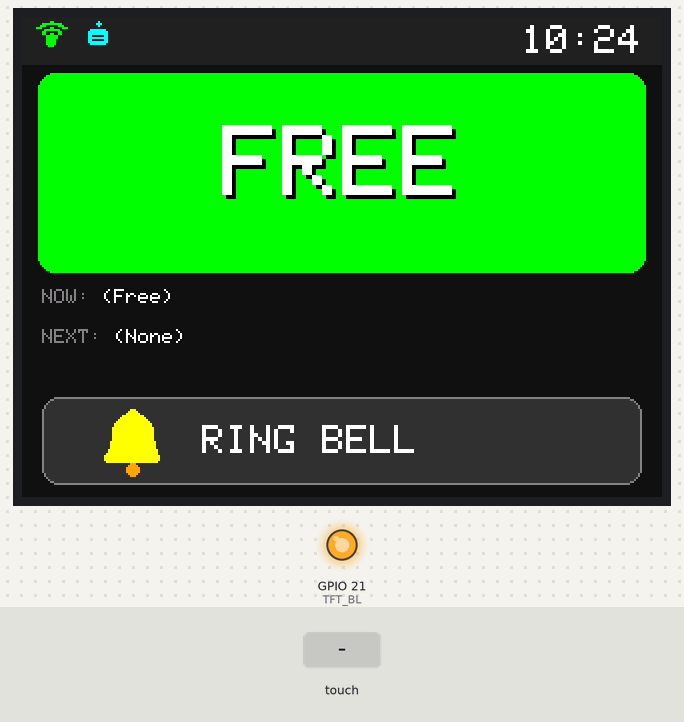
This sketch was run on a simulated ESP32. Shown: 320×240 colour display, output pins drawn as LEDs (lit = HIGH). Dashed ring = blinking. The inputs (shaded band) are chosen by the test bench. WiFi joins after 1.5 s; servers stay silent unless stated; the local clock reads 2024-03-15 10:24:30 at power-on unless the sketch sets it; EEPROM starts erased; no MQTT or app messages arrive unless stated; what the sketch prints to the serial monitor is not drawn.

Above: at 4.0 s.
4.1 s: touch panel pressed at 13 % / 90 % of its raw x / y range
At 5.97 s:
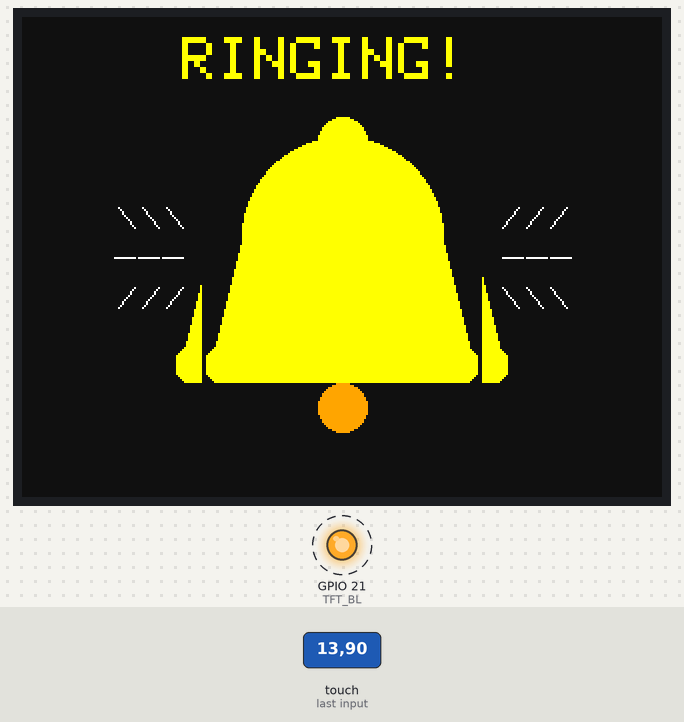
6.2 s: touch panel pressed at 38 % / 90 % of its raw x / y range
At 6.5 s:
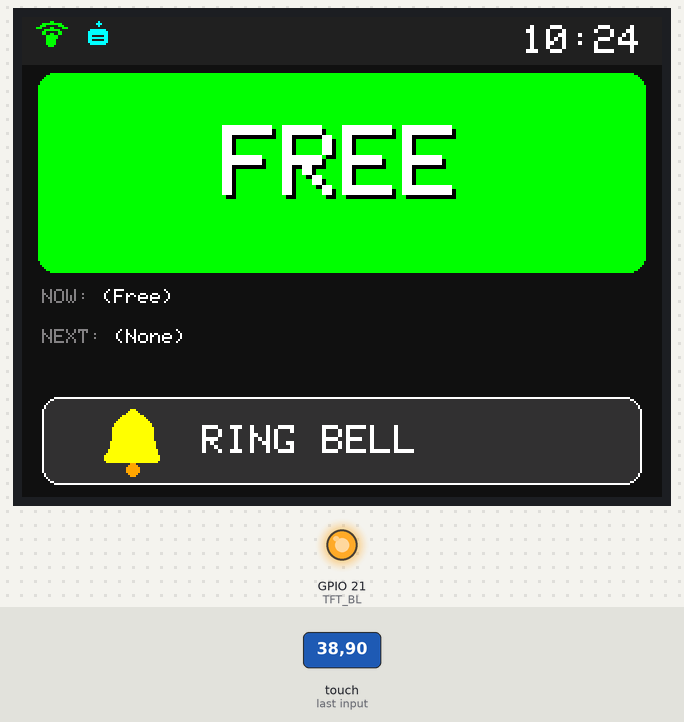
8.3 s: touch panel pressed at 62 % / 90 % of its raw x / y range
At 8.96 s:
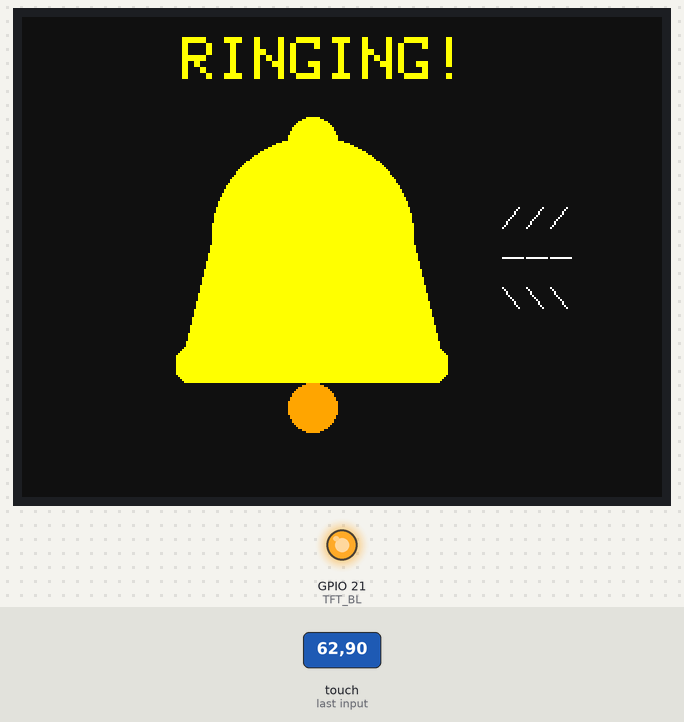
10.8 s: touch panel pressed at 87 % / 90 % of its raw x / y range
At 12.95 s:
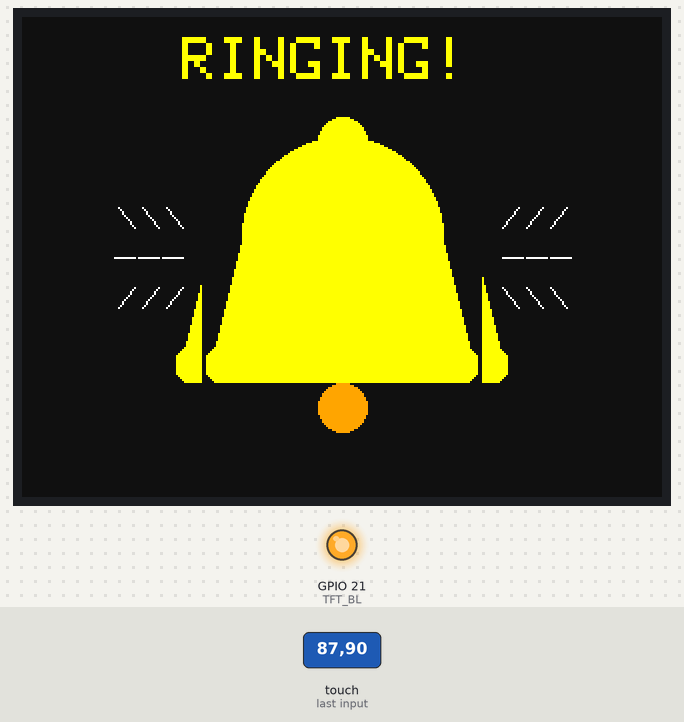
Timing chart, 0 to 14.1 s (numbered marks = the images above; inputs shaded):
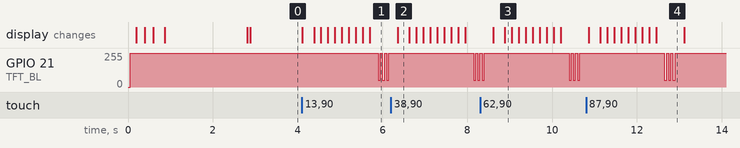

The sketch:

OfficeSign_Final.ino
```cpp
/*
  Office Door Sign v2.1 — ESP32 CYD
  ==================================
  Enhanced UI with:
  - Large FREE/BUSY status (4-year-old friendly!)
  - Dark theme with bright status colors
  - Custom icons (WiFi, MQTT, Bell)
  - Animated bell icon when ringing
  - Status bar with WiFi/MQTT indicators + clock
  - Settings screen via swipe-down gesture
  - Brightness control

  Hardware:
  - TFT (ILI9341) on HSPI: SCLK=14, MISO=12, MOSI=13, CS=15, DC=2, BL=21
  - Touch (XPT2046) on VSPI: SCLK=25, MISO=39, MOSI=32, CS=27
*/

#include <WiFi.h>
#include <PubSubClient.h>
#include <ArduinoJson.h>
#include <SPI.h>
#include <Adafruit_GFX.h>
#include <Adafruit_ILI9341.h>
#include <XPT2046_Touchscreen.h>
#include <Preferences.h>
#include <time.h>

// Real credentials live in secrets.h, which is gitignored.
// Copy secrets.example.h to secrets.h and fill it in before building.
#include "secrets.h"

// ----------- Pins (TFT on HSPI) -----------
#define TFT_CS     15
#define TFT_DC      2
#define TFT_RST    -1
#define TFT_BL     21
#define HSPI_SCLK  14
#define HSPI_MISO  12
#define HSPI_MOSI  13

// ----------- Pins (Touch on VSPI) --------
#define T_CS       27
#define T_SCLK     25
#define T_MISO     39
#define T_MOSI     32

// ----------- Wi-Fi + MQTT ----------------
// WIFI_SSID, WIFI_PASS and MQTT_HOST come from secrets.h (see above).
const uint16_t MQTT_PORT = 1883;
const char* SUB_TOPIC = "office/sign/state";
const char* PUB_RING  = "office/sign/ring";

// NTP
const char* NTP_SERVER = "pool.ntp.org";
const long GMT_OFFSET = 0;
const int DST_OFFSET = 3600;

// ----------- Colors (RGB565) -------------
#define COLOR_BG        0x1082  // Dark gray
#define COLOR_BAR       0x2104  // Status bar gray
#define COLOR_GREEN     0x07E0  // Bright green
#define COLOR_RED       0xF800  // Bright red
#define COLOR_CYAN      0x07FF  // Cyan for MQTT
#define COLOR_WHITE     0xFFFF
#define COLOR_GRAY      0x8410
#define COLOR_BTN       0x3186  // Button gray
#define COLOR_YELLOW    0xFFE0  // Yellow for bell
#define COLOR_ORANGE    0xFD20  // Orange for bell accent

// ----------- Layout ----------------------
#define STATUS_BAR_H  24
#define STATUS_Y      28
#define STATUS_H      100
#define BTN_X         10
#define BTN_Y         190
#define BTN_W         300
#define BTN_H         44

// ----------- Globals ---------------------
Adafruit_ILI9341 tft(TFT_CS, TFT_DC, TFT_RST);
SPIClass touchSPI(VSPI);
XPT2046_Touchscreen touch(T_CS);

WiFiClient wifiClient;
PubSubClient mqtt(wifiClient);
Preferences prefs;

// Touch calibration
int16_t rx_min = 180, rx_max = 3700, ry_min = 250, ry_max = 3800;

// State
bool isBusy = false;
String nowTitle = "";
String nowEnd = "";
String nextTitle = "";
String nextStart = "";
bool wifiConnected = false;
bool mqttConnected = false;

// Touch tracking for swipe
bool touchActive = false;
int16_t touchStartX, touchStartY;
int16_t touchLastX, touchLastY;
uint32_t touchStartTime;

// Settings
bool inSettings = false;
uint8_t brightness = 255;
uint32_t lastClockUpdate = 0;

// ----------- Helpers ---------------------
bool inButton(int x, int y) {
  return x >= BTN_X && x < BTN_X + BTN_W && y >= BTN_Y && y < BTN_Y + BTN_H;
}

String getTimeStr() {
  struct tm t;
  if (!getLocalTime(&t, 100)) return "--:--";
  char buf[6];
  strftime(buf, 6, "%H:%M", &t);
  return String(buf);
}

void flashBacklight() {
  for (int i = 0; i < 3; i++) {
    ledcWrite(TFT_BL, 50);
    delay(50);
    ledcWrite(TFT_BL, brightness);
    delay(50);
  }
}

// ----------- Icon Drawing ----------------
// Draw WiFi icon (3 arcs)
void drawWifiIcon(int x, int y, uint16_t color) {
  // Base dot
  tft.fillCircle(x, y + 10, 2, color);
  // Arcs (drawn as partial circles using lines)
  for (int r = 4; r <= 10; r += 3) {
    for (int a = -45; a <= 45; a += 5) {
      float rad = a * 3.14159 / 180.0;
      int px = x + (int)(sin(rad) * r);
      int py = y + 10 - (int)(cos(rad) * r);
      tft.drawPixel(px, py, color);
      tft.drawPixel(px + 1, py, color);
    }
  }
}

// Draw cloud/server icon for MQTT
void drawMqttIcon(int x, int y, uint16_t color) {
  // Simple server/box with signal
  tft.fillRoundRect(x - 5, y + 4, 10, 8, 2, color);
  tft.drawLine(x - 3, y + 7, x + 2, y + 7, COLOR_BAR);
  tft.drawLine(x - 3, y + 9, x + 2, y + 9, COLOR_BAR);
  // Signal dot above
  tft.fillCircle(x, y + 1, 1, color);
}

// Draw bell icon at position with optional tilt for animation
void drawBell(int cx, int cy, uint16_t color, int tilt = 0) {
  // Bell body (using triangles and circles for shape)
  // tilt: -1 = left, 0 = center, 1 = right
  int offsetX = tilt * 3;

  // Clear previous bell area
  tft.fillRect(cx - 14, cy - 16, 28, 34, COLOR_BTN);

  // Bell dome (top part) - filled circle
  tft.fillCircle(cx + offsetX, cy - 4, 10, color);

  // Bell body (bottom trapezoid shape)
  tft.fillTriangle(
    cx + offsetX - 10, cy - 4,
    cx + offsetX + 10, cy - 4,
    cx + offsetX - 13, cy + 8,
    color
  );
  tft.fillTriangle(
    cx + offsetX + 10, cy - 4,
    cx + offsetX - 13, cy + 8,
    cx + offsetX + 13, cy + 8,
    color
  );

  // Bell rim (bottom)
  tft.fillRoundRect(cx + offsetX - 14, cy + 6, 28, 5, 2, color);

  // Clapper (little ball at bottom)
  tft.fillCircle(cx + offsetX, cy + 14, 3, COLOR_ORANGE);

  // Handle at top
  tft.fillCircle(cx + offsetX, cy - 13, 3, color);
  tft.fillRect(cx + offsetX - 1, cy - 14, 2, 3, color);
}

// Draw a LARGE bell for the ring animation (fills most of screen)
void drawBigBell(int cx, int cy, int tilt, uint16_t bgColor) {
  int offsetX = tilt * 15;  // Bigger swing for big bell

  // Clear area
  tft.fillRect(cx - 70, cy - 80, 140, 170, bgColor);

  // Bell dome (top part) - large filled circle
  tft.fillCircle(cx + offsetX, cy - 20, 50, COLOR_YELLOW);

  // Bell body (bottom trapezoid shape)
  tft.fillTriangle(
    cx + offsetX - 50, cy - 20,
    cx + offsetX + 50, cy - 20,
    cx + offsetX - 65, cy + 40,
    COLOR_YELLOW
  );
  tft.fillTriangle(
    cx + offsetX + 50, cy - 20,
    cx + offsetX - 65, cy + 40,
    cx + offsetX + 65, cy + 40,
    COLOR_YELLOW
  );

  // Bell rim (bottom)
  tft.fillRoundRect(cx + offsetX - 68, cy + 35, 136, 18, 6, COLOR_YELLOW);

  // Clapper (ball at bottom)
  tft.fillCircle(cx + offsetX, cy + 65, 12, COLOR_ORANGE);

  // Handle at top
  tft.fillCircle(cx + offsetX, cy - 68, 12, COLOR_YELLOW);
  tft.fillRect(cx + offsetX - 4, cy - 72, 8, 10, COLOR_YELLOW);

  // Sound waves on alternating sides
  uint16_t waveColor = COLOR_WHITE;
  if (tilt < 0) {
    // Waves on right side
    for (int i = 0; i < 3; i++) {
      int wx = cx + 80 + i * 12;
      int wy = cy - 10;
      tft.drawLine(wx, wy - 15, wx + 8, wy - 25, waveColor);
      tft.drawLine(wx, wy, wx + 10, wy, waveColor);
      tft.drawLine(wx, wy + 15, wx + 8, wy + 25, waveColor);
    }
  } else if (tilt > 0) {
    // Waves on left side
    for (int i = 0; i < 3; i++) {
      int wx = cx - 80 - i * 12;
      int wy = cy - 10;
      tft.drawLine(wx, wy - 15, wx - 8, wy - 25, waveColor);
      tft.drawLine(wx, wy, wx - 10, wy, waveColor);
      tft.drawLine(wx, wy + 15, wx - 8, wy + 25, waveColor);
    }
  }
}

// Full-screen bell ring animation
void animateBellRing() {
  // Save current state - we'll do a full screen takeover
  tft.fillScreen(COLOR_BG);

  // Draw "RINGING!" text at top
  tft.setTextColor(COLOR_YELLOW);
  tft.setTextSize(3);
  tft.setCursor(80, 10);
  tft.print("RINGING!");

  int bellX = 160;  // Center of screen
  int bellY = 130;  // Center vertically

  // Big swinging animation - 8 swings
  for (int i = 0; i < 8; i++) {
    int tilt = (i % 2 == 0) ? -1 : 1;
    drawBigBell(bellX, bellY, tilt, COLOR_BG);
    delay(120);
  }

  // Final centered position
  drawBigBell(bellX, bellY, 0, COLOR_BG);
  delay(200);
}

// ----------- Drawing ---------------------
void drawStatusBar() {
  tft.fillRect(0, 0, 320, STATUS_BAR_H, COLOR_BAR);

  // WiFi icon
  drawWifiIcon(14, 2, wifiConnected ? COLOR_GREEN : COLOR_RED);

  // MQTT icon
  drawMqttIcon(38, 2, mqttConnected ? COLOR_CYAN : COLOR_RED);

  // Clock
  tft.setTextColor(COLOR_WHITE, COLOR_BAR);
  tft.setTextSize(2);
  tft.setCursor(250, 4);
  tft.print(getTimeStr());
}

void drawMainUI() {
  inSettings = false;
  tft.fillScreen(COLOR_BG);
  drawStatusBar();

  // Status area
  uint16_t statusColor = isBusy ? COLOR_RED : COLOR_GREEN;
  tft.fillRoundRect(8, STATUS_Y, 304, STATUS_H, 8, statusColor);

  // Status text - EXTRA LARGE for visibility
  const char* statusText = isBusy ? "BUSY" : "FREE";

  // Draw shadow first (offset by 2 pixels)
  tft.setTextColor(0x0000);  // Black shadow
  tft.setTextSize(5);  // Larger text size
  int16_t textX = (320 - strlen(statusText) * 30) / 2;
  tft.setCursor(textX + 2, STATUS_Y + 26 + 2);
  tft.print(statusText);

  // Draw main text
  tft.setTextColor(COLOR_WHITE);  // White text for contrast
  tft.setCursor(textX, STATUS_Y + 26);
  tft.print(statusText);

  // Meeting info
  tft.setTextSize(1);
  tft.setTextColor(COLOR_GRAY, COLOR_BG);
  tft.setCursor(10, 136);
  tft.print("NOW: ");
  tft.setTextColor(COLOR_WHITE, COLOR_BG);
  if (nowTitle.length() > 0) {
    String d = nowTitle;
    if (nowEnd.length() > 0) d += " (ends " + nowEnd + ")";
    if (d.length() > 48) d = d.substring(0, 45) + "...";
    tft.print(d);
  } else {
    tft.print(isBusy ? "(In meeting)" : "(Free)");
  }

  tft.setTextColor(COLOR_GRAY, COLOR_BG);
  tft.setCursor(10, 156);
  tft.print("NEXT: ");
  tft.setTextColor(COLOR_WHITE, COLOR_BG);
  if (nextTitle.length() > 0) {
    String d = nextTitle;
    if (nextStart.length() > 0) d += " (" + nextStart + ")";
    if (d.length() > 48) d = d.substring(0, 45) + "...";
    tft.print(d);
  } else {
    tft.print("(None)");
  }

  // Ring button with bell icon
  tft.fillRoundRect(BTN_X, BTN_Y, BTN_W, BTN_H, 8, COLOR_BTN);
  tft.drawRoundRect(BTN_X, BTN_Y, BTN_W, BTN_H, 8, COLOR_GRAY);

  // Draw bell icon on button
  drawBell(BTN_X + 45, BTN_Y + 22, COLOR_YELLOW, 0);

  // Button text - shifted right to make room for bell
  tft.setTextColor(COLOR_WHITE, COLOR_BTN);
  tft.setTextSize(2);
  tft.setCursor(BTN_X + 80, BTN_Y + 14);
  tft.print("RING BELL");
}

void drawSettings() {
  inSettings = true;
  tft.fillScreen(COLOR_BG);

  tft.setTextColor(COLOR_WHITE, COLOR_BG);
  tft.setTextSize(2);
  tft.setCursor(100, 10);
  tft.print("SETTINGS");

  tft.setTextSize(1);
  tft.setTextColor(COLOR_GRAY, COLOR_BG);
  tft.setCursor(10, 45);
  tft.print("WiFi: ");
  tft.setTextColor(COLOR_WHITE, COLOR_BG);
  tft.print(WIFI_SSID);
  tft.print(wifiConnected ? " (OK)" : " (FAIL)");

  tft.setTextColor(COLOR_GRAY, COLOR_BG);
  tft.setCursor(10, 65);
  tft.print("MQTT: ");
  tft.setTextColor(COLOR_WHITE, COLOR_BG);
  tft.print(MQTT_HOST);
  tft.print(mqttConnected ? " (OK)" : " (FAIL)");

  tft.setTextColor(COLOR_GRAY, COLOR_BG);
  tft.setCursor(10, 95);
  tft.print("Brightness: ");
  tft.setTextColor(COLOR_WHITE, COLOR_BG);
  tft.print(brightness);

  // Brightness slider
  tft.drawRect(10, 115, 200, 20, COLOR_GRAY);
  int bw = map(brightness, 0, 255, 0, 196);
  tft.fillRect(12, 117, bw, 16, COLOR_GREEN);

  // Done button
  tft.fillRoundRect(100, 190, 120, 40, 6, COLOR_BTN);
  tft.setTextColor(COLOR_WHITE, COLOR_BTN);
  tft.setTextSize(2);
  tft.setCursor(130, 202);
  tft.print("DONE");

  tft.setTextSize(1);
  tft.setTextColor(COLOR_GRAY, COLOR_BG);
  tft.setCursor(60, 230);
  tft.print("Swipe up from bottom to close");
}

// ----------- MQTT ------------------------
void mqttCallback(char* topic, byte* payload, unsigned int len) {
  StaticJsonDocument<768> doc;
  if (deserializeJson(doc, payload, len)) return;

  const char* st = doc["status"] | "free";
  isBusy = (strcmp(st, "busy") == 0);

  nowTitle = String(doc["now"]["title"] | "");
  nowEnd = String(doc["now"]["end_local"] | "");
  nextTitle = String(doc["next"]["title"] | "");
  nextStart = String(doc["next"]["start_local"] | "");

  if (!inSettings) drawMainUI();
}

void ensureMqtt() {
  if (mqtt.connected()) return;
  String cid = "office-sign-" + String((uint32_t)ESP.getEfuseMac(), HEX);
  if (mqtt.connect(cid.c_str())) {
    mqtt.subscribe(SUB_TOPIC);
    mqttConnected = true;
    if (!inSettings) drawStatusBar();
  }
}

void publishRing() {
  StaticJsonDocument<128> doc;
  doc["event"] = "ring";
  doc["when"] = millis();
  char buf[128];
  serializeJson(doc, buf);
  mqtt.publish(PUB_RING, buf);
  Serial.println("RING!");
}

// ----------- Touch -----------------------
void handleTouch() {
  bool touched = touch.touched();

  if (touched) {
    TS_Point p = touch.getPoint();
    if (p.z < 10) return;

    int16_t tx = map(p.x, rx_min, rx_max, 0, 320);
    int16_t ty = map(p.y, ry_min, ry_max, 0, 240);

    if (!touchActive) {
      touchActive = true;
      touchStartX = tx;
      touchStartY = ty;
      touchStartTime = millis();
    }
    touchLastX = tx;
    touchLastY = ty;

    // Settings touch handling
    if (inSettings) {
      // Brightness slider
      if (ty >= 115 && ty <= 135 && tx >= 10 && tx <= 210) {
        brightness = map(constrain(tx, 12, 208), 12, 208, 20, 255);
        ledcWrite(TFT_BL, brightness);
        tft.fillRect(12, 117, 196, 16, COLOR_BG);
        int bw = map(brightness, 0, 255, 0, 196);
        tft.fillRect(12, 117, bw, 16, COLOR_GREEN);
        tft.fillRect(80, 95, 50, 10, COLOR_BG);
        tft.setTextColor(COLOR_WHITE, COLOR_BG);
        tft.setTextSize(1);
        tft.setCursor(80, 95);
        tft.print(brightness);
      }
      return;
    }

    // Main screen - button press visual
    if (inButton(tx, ty)) {
      tft.drawRoundRect(BTN_X, BTN_Y, BTN_W, BTN_H, 8, COLOR_WHITE);
    }

  } else {
    if (touchActive) {
      uint32_t dur = millis() - touchStartTime;
      int16_t swipeY = touchLastY - touchStartY;
      int16_t swipeX = abs(touchLastX - touchStartX);

      // Swipe down from top -> settings
      if (!inSettings && touchStartY < 30 && swipeY > 60 && swipeX < 80 && dur < 1000) {
        drawSettings();
        touchActive = false;
        return;
      }

      // Swipe up from bottom -> close settings
      if (inSettings && touchStartY > 190 && swipeY < -60 && swipeX < 80 && dur < 1000) {
        prefs.begin("sign", false);
        prefs.putUChar("bright", brightness);
        prefs.end();
        drawMainUI();
        touchActive = false;
        return;
      }

      // Done button in settings
      if (inSettings && touchLastX >= 100 && touchLastX < 220 && touchLastY >= 190 && touchLastY < 230 && dur < 500) {
        prefs.begin("sign", false);
        prefs.putUChar("bright", brightness);
        prefs.end();
        drawMainUI();
        touchActive = false;
        return;
      }

      // Ring button
      if (!inSettings && inButton(touchLastX, touchLastY) && dur < 500) {
        // Publish MQTT first (so notification goes out immediately)
        publishRing();

        // Full-screen bell animation takes over the display
        animateBellRing();

        // Flash backlight for extra feedback
        flashBacklight();

        // Redraw the main UI after animation completes
        drawMainUI();
      }

      touchActive = false;
    }
  }
}

// ----------- Setup & Loop ----------------
void setup() {
  Serial.begin(115200);
  delay(50);

  // Backlight on
  pinMode(TFT_BL, OUTPUT);
  digitalWrite(TFT_BL, HIGH);

  // TFT on HSPI
  SPI.end();
  SPI.begin(HSPI_SCLK, HSPI_MISO, HSPI_MOSI);
  tft.begin();
  tft.setRotation(1);

  // Color flash
  tft.fillScreen(ILI9341_RED);   delay(120);
  tft.fillScreen(ILI9341_GREEN); delay(120);
  tft.fillScreen(ILI9341_BLUE);  delay(120);

  // Boot screen
  tft.fillScreen(COLOR_BG);
  tft.setTextColor(COLOR_WHITE);
  tft.setTextSize(2);
  tft.setCursor(80, 100);
  tft.print("Office Sign");

  // Touch on VSPI
  touchSPI.begin(T_SCLK, T_MISO, T_MOSI, T_CS);
  touch.begin(touchSPI);
  touch.setRotation(1);

  // Load settings
  prefs.begin("sign", true);
  brightness = prefs.getUChar("bright", 255);
  prefs.end();

  // Setup PWM for brightness AFTER touch init
  ledcAttach(TFT_BL, 5000, 8);
  ledcWrite(TFT_BL, brightness);

  // Wi-Fi
  tft.setTextSize(1);
  tft.setCursor(90, 130);
  tft.print("Connecting WiFi...");
  WiFi.mode(WIFI_STA);
  WiFi.begin(WIFI_SSID, WIFI_PASS);
  uint32_t t0 = millis();
  while (WiFi.status() != WL_CONNECTED && millis() - t0 < 10000) {
    delay(250);
  }
  wifiConnected = (WiFi.status() == WL_CONNECTED);

  // NTP
  if (wifiConnected) {
    configTime(GMT_OFFSET, DST_OFFSET, NTP_SERVER);
  }

  // MQTT
  mqtt.setServer(MQTT_HOST, MQTT_PORT);
  mqtt.setCallback(mqttCallback);
  mqtt.setBufferSize(1024);

  delay(300);
  drawMainUI();
}

void loop() {
  // WiFi status
  bool wasConnected = wifiConnected;
  wifiConnected = (WiFi.status() == WL_CONNECTED);
  if (wasConnected != wifiConnected && !inSettings) drawStatusBar();

  // MQTT
  if (wifiConnected) {
    if (!mqtt.connected()) {
      if (mqttConnected) {
        mqttConnected = false;
        if (!inSettings) drawStatusBar();
      }
      ensureMqtt();
    }
    mqtt.loop();
  }

  // Clock update every minute
  if (!inSettings && millis() - lastClockUpdate > 60000) {
    drawStatusBar();
    lastClockUpdate = millis();
  }

  handleTouch();
  delay(20);
}
```

secrets.example.h
```cpp
// secrets.example.h
//
// Copy this file to secrets.h (same directory) and fill in real values.
// secrets.h is gitignored. Do NOT commit real credentials.

#pragma once

// ---- WiFi ----
#define WIFI_SSID  "your-ssid-here"
#define WIFI_PASS  "your-wifi-password-here"

// ---- MQTT ----
// LAN address of the broker running on the NAS (see NAS/docker-compose.mosquitto.yml).
#define MQTT_HOST  "192.168.x.x"
```

Measured:
- after the input at 4.1 s, GPIO 21 (TFT_BL): alternates 255/255 for 0.05 s and 50/255 for 0.05 s, starting after 1.8 s; the display: first changes at once (image 1 shows a later state)
- after the input at 6.2 s, GPIO 21 (TFT_BL): alternates 255/255 for 0.05 s and 50/255 for 0.05 s, starting after 1.9 s; the display: first differs from a run without the input after 0.16 s (image 2)
- after the input at 8.3 s, the display: first differs from a run without the input after 0.31 s (image 3 shows a later state)
- after the input at 10.8 s, GPIO 21 (TFT_BL): alternates 255/255 for 0.05 s and 50/255 for 0.05 s, 6 changes in all, then stays 255/255, starting after 1.8 s; the display: first differs from a run without the input after 0.07 s (image 4 shows a later state)
- what the display in image 4 shows lasts 0.7 s, from 12.4 s to 13.1 s
